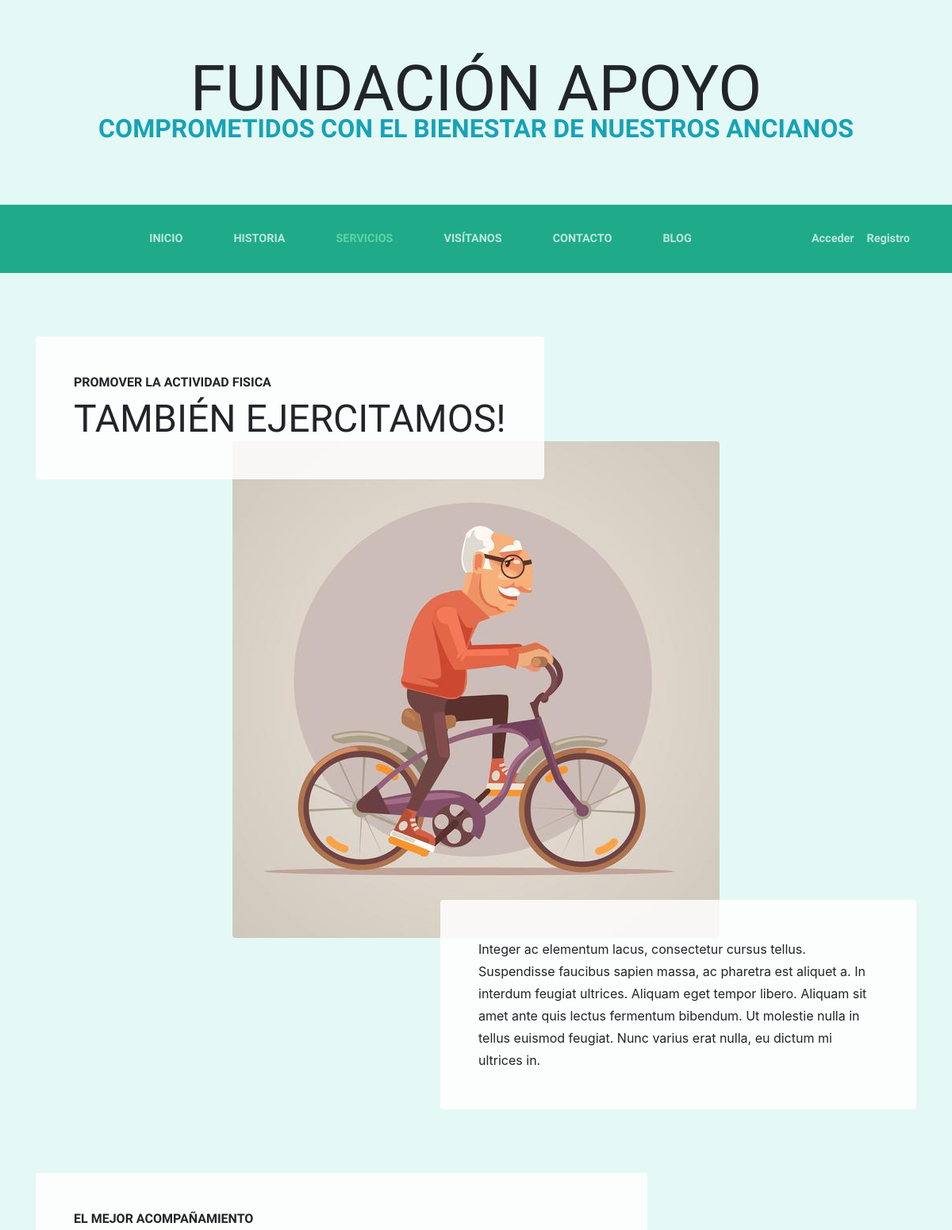
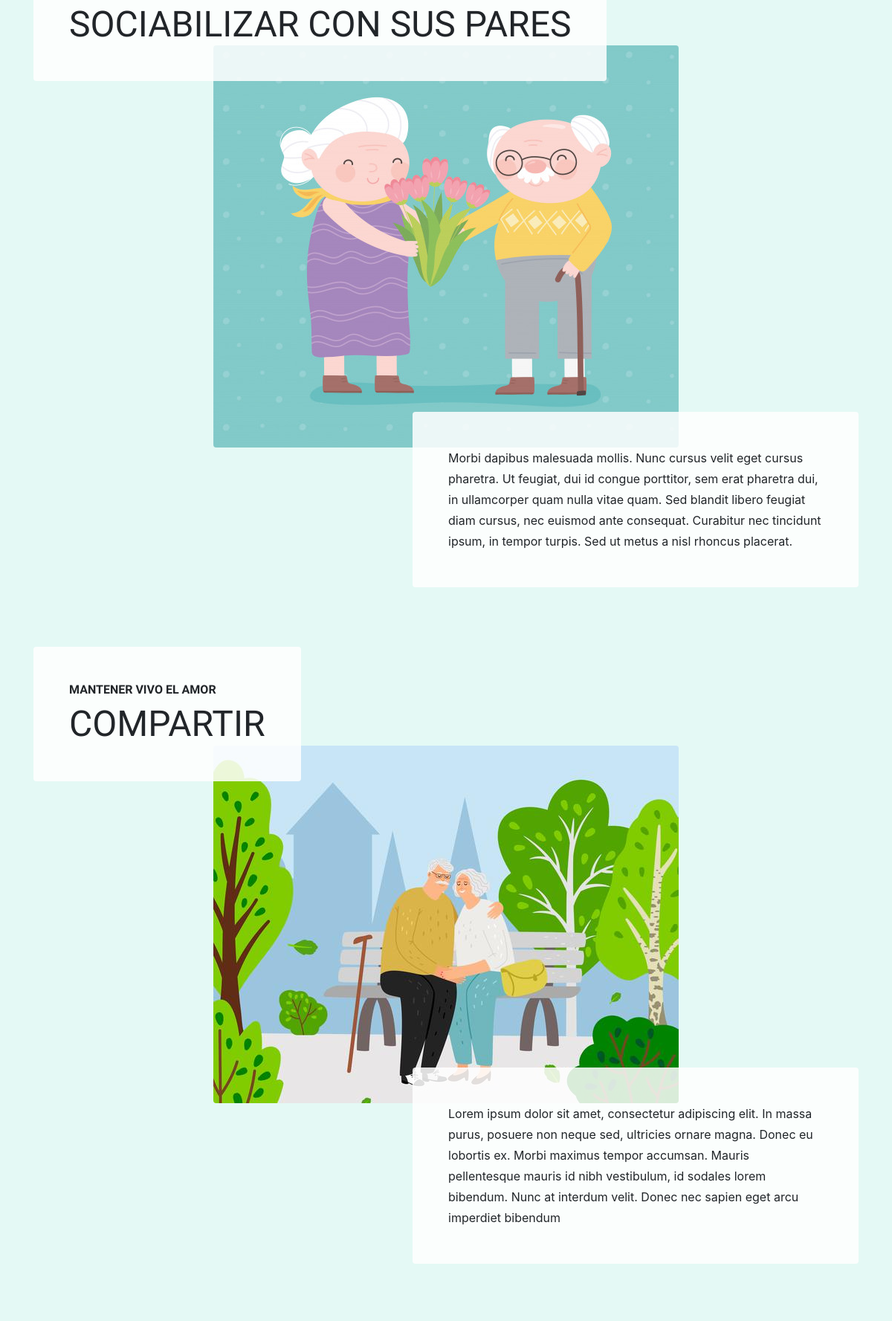
Page /services/ (upper part) on the committed database (2 pictures, top to bottom).
### services/models.py (models this page shows, shortened)
class Service(models.Model):
    title = models.CharField(max_length=200, verbose_name="Título")
    subtitle = models.CharField(max_length=200, verbose_name="Subtítulo")
    content = models.TextField(verbose_name="Contenido")
    image = models.ImageField(verbose_name="Imagen", upload_to="services")
    created = models.DateTimeField(auto_now_add=True, verbose_name="Fecha de creación")
    updated = models.DateTimeField(auto_now=True, verbose_name="Fecha de edición")
    class Meta:
        verbose_name = 'Servicio'
        verbose_name_plural = 'Servicios'
        ordering = ['-created']

### services/views.py (the view)
# urls.py: path('services/', include('services.urls')),
def services(request):
    services = Service.objects.all()
    return render(request, "services/services.html", {'services':services})

### services/templates/services/services.html (shortened to what this page needs)
{% extends 'core/base.html' %}
{% load static %}
{% block content %}
{% for service in services %}
<section class="page-section">
    <div class="container">
        <div class="product-item">
            <div class="product-item-title d-flex">
                <div class="bg-faded p-5 d-flex mr-auto rounded">
                    <h2 class="section-heading mb-0">
                        <span class="section-heading-upper">{{service.title}}</span>
                        <span class="section-heading-lower">{{service.subtitle}}</span>
                    </h2>
                </div>
            </div>
            <img class="product-item-img mx-auto d-flex rounded img-fluid mb-3 mb-lg-0" src="{{service.image.url}}" alt="">
            <div class="product-item-description d-flex ml-auto">
                <div class="bg-faded p-5 rounded">
                    <p class="mb-0">{{service.content}}</p>
                </div>
            </div>
        </div>
    </div>
</section>
{% endfor %}
{% endblock content %}

### core/templates/core/base.html (shortened to what this page needs)
{% load static %}
<!DOCTYPE html>
<html lang="es">
<head>
    <link href="{% static 'core/vendor/bootstrap/css/bootstrap.min.css' %}" rel="stylesheet">
    <link href="{% static 'core/vendor/font-awesome/css/font-awesome.min.css' %}" rel="stylesheet" type="text/css">
    <link href="{% static 'core/css/business-casual.css' %}" rel="stylesheet">
</head>
<body>
    <h1 class="site-heading text-center text-black d-none d-lg-block">
        <span class="site-heading-lower">Fundación Apoyo</span>
        <span class="site-heading-upper text-info mb-3">Comprometidos con el bienestar de nuestros ancianos</span>
    </h1>
    <nav class="navbar navbar-expand-lg navbar-dark py-lg-4" id="mainNav">
        <div class="container">
            <div class="collapse navbar-collapse" id="navbarResponsive">
                <ul class="navbar-nav mx-auto">
                    <li class="nav-item px-lg-4 {% if request.path == '/' %}active{% endif %}">
                        <a class="nav-link text-uppercase text-expanded" href="{% url 'index' %}">Inicio</a>
                    </li>
                    <li class="nav-item px-lg-4 {% if request.path == '/about/' %}active{% endif %}">
                        <a class="nav-link text-uppercase text-expanded" href="{% url 'about' %}">Historia</a>
                    </li>
                    <li class="nav-item px-lg-4 {% if request.path == '/services/' %}active{% endif %}">
                        <a class="nav-link text-uppercase text-expanded" href="{% url 'services' %}">Servicios</a>
                    </li>
                    <li class="nav-item px-lg-4 {% if request.path == '/visit_us/' %}active{% endif %}">
                        <a class="nav-link text-uppercase text-expanded" href="{% url 'visit_us' %}">Visítanos</a>
                    </li>
                    <li class="nav-item px-lg-4 {% if request.path == '/contact/' %}active{% endif %}">
                        <a class="nav-link text-uppercase text-expanded" href="{% url 'contact' %}">Contacto</a>
                    </li>
                    <li class="nav-item px-lg-4 {% if request.path == '/blog/' %}active{% endif %}">
                        <a class="nav-link text-uppercase text-expanded" href="{% url 'blog' %}">Blog</a>
                    </li>
                </ul>
                <ul class="navbar-nav">
                    {% if not request.user.is_authenticated %}
                        <li class="nav-item">
                            <a class="nav-link" href="{% url 'login' %}">Acceder</a>
                        </li>
                        <li class="nav-item">
                            <a class="nav-link" href="{% url 'signup' %}">Registro</a>
                        </li>
                    {% else %}
                        <li class="nav-item">
                            <a class="nav-link" href="{% url 'logout' %}">Salir</a>
                        </li>
                    {% endif %}
                </ul>
            </div>
        </div>
    </nav>
    {% block content %} {% endblock %}
</body>
</html>

### core/static/core/css/business-casual.css (style rules this page uses)
body { background-color: #e4f9f5; }
h1, h2, h3, h4, h5, h6 { font-family: 'Raleway'; }
p { line-height: 1.75; }
.site-heading { margin-top: 5rem; margin-bottom: 5rem; text-transform: uppercase; line-height: 1; font-family: 'Raleway'; }
.site-heading .site-heading-upper { display: block; font-size: 2rem; font-weight: 800; }
.site-heading .site-heading-lower { font-size: 5rem; font-weight: 100; line-height: 4rem; }
.page-section { margin-top: 5rem; margin-bottom: 5rem; }
.section-heading { text-transform: uppercase; }
.section-heading .section-heading-upper { display: block; font-size: 1rem; font-weight: 800; padding-bottom: .5rem; }
.section-heading .section-heading-lower { display: block; font-size: 3rem; font-weight: 100; }
.bg-faded { background-color: rgba(255, 255, 255, 0.85); }
#mainNav { background-color: #1fab89; font-family: 'Raleway'; }
#mainNav .navbar-nav .nav-item .nav-link { color: rgba(255, 255, 255, 0.7); font-weight: 800; }
#mainNav .navbar-nav .nav-item.active .nav-link { color: #62d2a2; }
@media (min-width: 992px) { #mainNav .navbar-nav .nav-item .nav-link { font-size: 0.9rem; } }
@media (min-width: 992px) { .product-item .product-item-title { position: relative; z-index: 1; margin-bottom: -3rem; } }
@media (min-width: 992px) { .product-item .product-item-img { position: relative; z-index: 0; max-width: 60vw; } }
@media (min-width: 992px) { .product-item .product-item-description { position: relative; z-index: 1; margin-top: -3rem; max-width: 50vw; } }

### rows in the picture
Service: title "PROMOVER LA ACTIVIDAD FISICA", subtitle "TAMBIÉN EJERCITAMOS!", image (picture), content "Integer ac elementum lacus, consectetur cursus tellus. Suspendisse faucibus sapien massa, ac pharetra est aliquet a. In interdum feugiat ultrices. Aliquam eget tempor libero. Aliquam sit amet ante quis lectus fermentum bibendum. Ut molestie nulla in tellus euismod feugiat. Nunc varius erat nulla, eu dictum mi ultrices in."
Service: title "EL MEJOR ACOMPAÑAMIENTO", subtitle "SOCIABILIZAR CON SUS PARES", image (picture), content "Morbi dapibus malesuada mollis. Nunc cursus velit eget cursus pharetra. Ut feugiat, dui id congue porttitor, sem erat pharetra dui, in ullamcorper quam nulla vitae quam. Sed blandit libero feugiat diam cursus, nec euismod ante consequat. Curabitur nec tincidunt ipsum, in tempor turpis. Sed ut metus a nisl rhoncus placerat."
Service: title "MANTENER VIVO EL AMOR", subtitle "COMPARTIR", image (picture), content "Lorem ipsum dolor sit amet, consectetur adipiscing elit. In massa purus, posuere non neque sed, ultricies ornare magna. Donec eu lobortis ex. Morbi maximus tempor accumsan. Mauris pellentesque mauris id nibh vestibulum, id sodales lorem bibendum. Nunc at interdum velit. Donec nec sapien eget arcu imperdiet bibendum"
